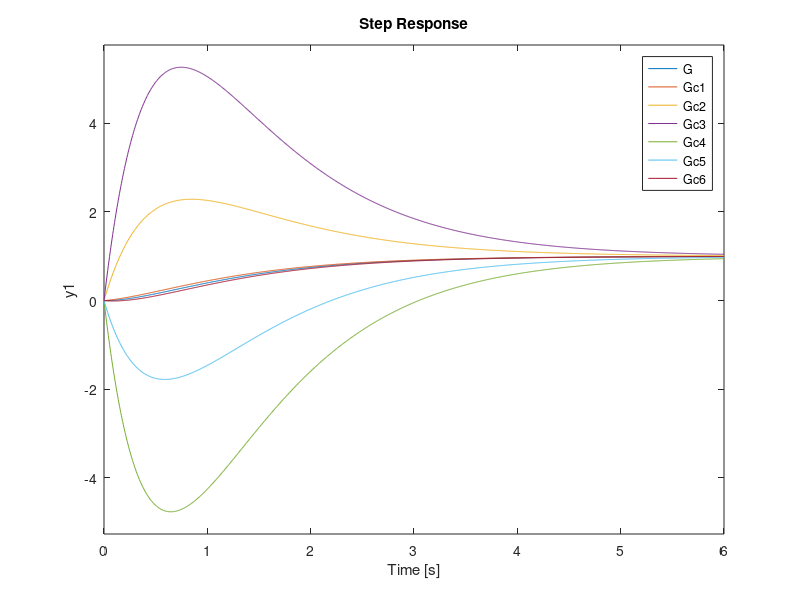

The MATLAB script that drew this image: (Note: this script raises an error after producing the figure.)

s = tf('s')
G = 1 / ((s+1)*(0.5*s+1))

t = linspace(0, 6, 1000)

%step(G, t)
c1 = -10
Gc1 = (-s+c1) / (c1*(s+1)*(0.5*s+1))
%step(Gc1, t)
c2 = -0.25
Gc2 = (-s+c2) / (c2*(s+1)*(0.5*s+1))
%step(Gc2, t)
c3 = -0.1
Gc3 = (-s+c3) / (c3*(s+1)*(0.5*s+1))
%step(Gc3, t)
c4 = 0.1
Gc4 = (-s+c4) / (c4*(s+1)*(0.5*s+1))
%step(Gc4, t)
c5 = 0.25
Gc5 = (-s+c5) / (c5*(s+1)*(0.5*s+1))
%step(Gc5, t)
c6 = 10
Gc6 = (-s+c6) / (c6*(s+1)*(0.5*s+1))
%step(Gc6, t)

step(G, Gc1, Gc2, Gc3, Gc4, Gc5, Gc6, t); grid on
legend('G', 'Gc1', 'Gc2', 'Gc3', 'Gc4', 'Gc5', 'Gc6')
grid off
sys = {G, Gc1, Gc2, Gc3, Gc4, Gc5, Gc6};
for k = 1:numel(sys)
    info(k) = stepinfo(sys{k});
end
struct2table(info)





opts = bodeoptions;
opts.Grid = 'on';
opts.PhaseMatching = 'on';
opts.PhaseMatchingFreq = 0.0001;
opts.PhaseMatchingvalue = 0;
bode(G, Gc1, Gc2, Gc3, Gc4, Gc5, Gc6, opts); grid on
legend('G', 'Gc1', 'Gc2', 'Gc3', 'Gc4', 'Gc5', 'Gc6')
grid off
